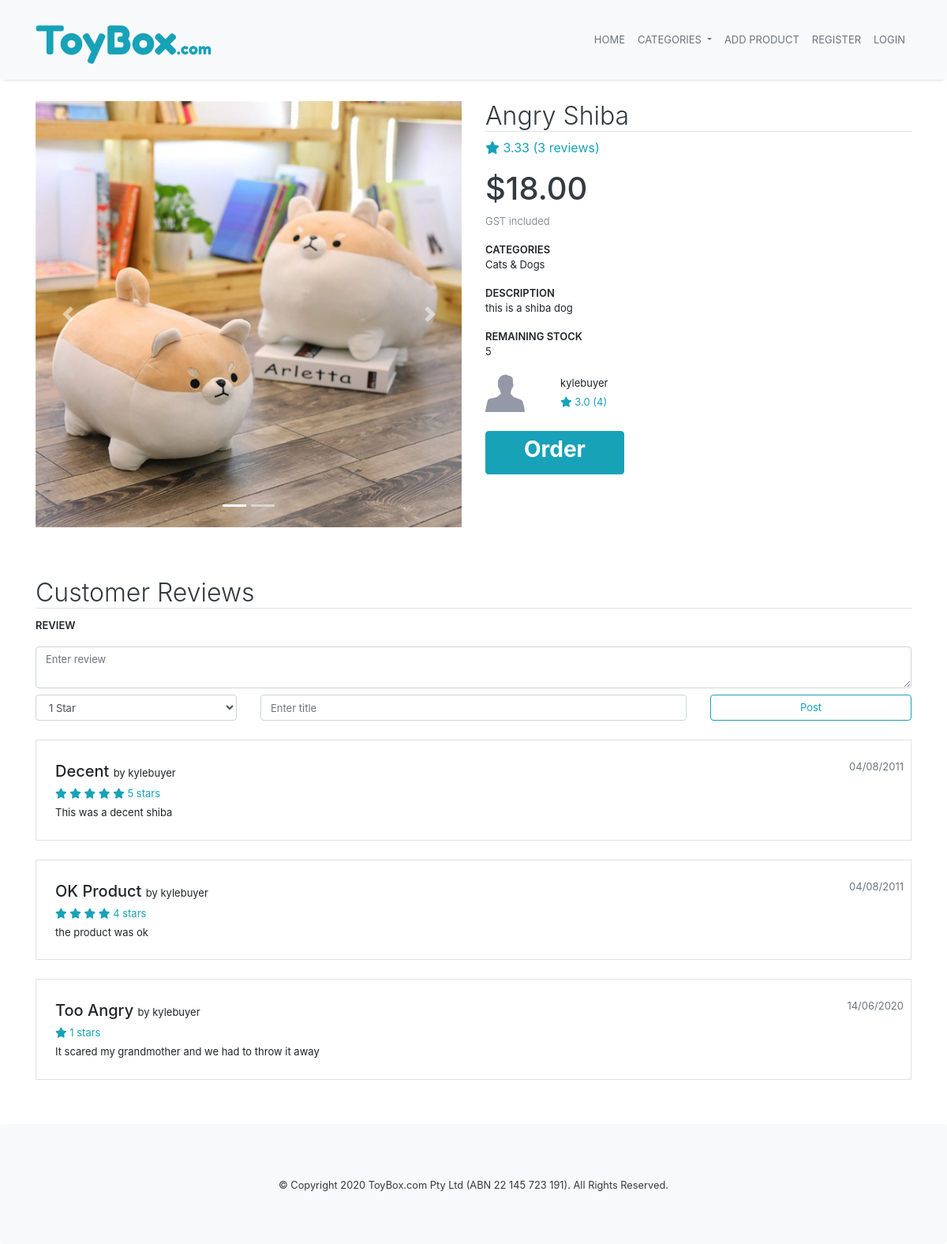
Page /product/1 on the committed database.
### marketplace/models.py (models this page shows, shortened)
class Product(db.Model):
    __tablename__='products'
    id = db.Column(db.Integer, primary_key=True)
    name = db.Column(db.String(100), nullable=False)
    description = db.Column(db.String(500))
    current_stock = db.Column(db.Integer, nullable=False)
    monthly_stock = db.Column(db.Integer, nullable=False)
    price = db.Column(db.Numeric, nullable=False)
    category = db.Column(db.String(50), nullable=False)
    created = db.Column(db.DateTime, default=datetime.now(), nullable=False)
    image_one = db.Column(db.String(400))
    image_two = db.Column(db.String(400))
    image_three = db.Column(db.String(400))
    seller_id = db.Column(db.Integer, db.ForeignKey('users.id'))
    comments = db.relationship('Comment', backref='product') #comments on product

class User(db.Model, UserMixin):
    __tablename__='users'
    id = db.Column(db.Integer, primary_key=True)
    username = db.Column(db.String(30), index=True, unique=True, nullable=False)
    email = db.Column(db.String(100), index=True, unique=True, nullable=False)
    phone = db.Column(db.String(20), nullable=False)
    bank_account = db.Column(db.Integer)
    seller = db.Column(db.Boolean, nullable=False) #determines whether the user is a seller or buyer
    password_hash = db.Column(db.String(255), nullable=False)
    products = db.relationship('Product', backref='user') #products added by user

class Comment(db.Model):
    __tablename__='comments'
    id = db.Column(db.Integer, primary_key=True)
    title = db.Column(db.String(100), nullable=False)
    text = db.Column(db.String(500))
    rating = db.Column(db.Float, nullable=False)
    created = db.Column(db.DateTime, default=datetime.now(), nullable=False)
    user_id = db.Column(db.Integer, db.ForeignKey('users.id'))
    product_id = db.Column(db.Integer, db.ForeignKey('products.id'))

### marketplace/products.py (the view)
@bp.route('/<id>', methods=['GET', 'POST'])
def view(id):
    product = Product.query.filter_by(id=id).first()
    if (not product): #if product doesnt exist then 404
        return render_template('404.html')
    roundedPrice = round(product.price, 2)
    rating = 0
    i = 0
    for comment in product.comments:
        rating += comment.rating
        i += 1
    if i > 0:
        rating = round(rating/i, 2)
    else:
        rating = 'N/A'
    seller = User.query.filter_by(id=product.seller_id).first()
    sellerRating = 0
    j = 0
    for prod in seller.products:
        for com in prod.comments:
            sellerRating += com.rating
            j += 1
    if j > 0:
        sellerRating = round(sellerRating/j, 2)
    else:
        sellerRating = 'N/A'
    comments = db.session.query(Comment, User).filter_by(product_id=id).outerjoin(User, Comment.user_id == User.id).all()
    form = ReviewForm()
    if(form.validate_on_submit()):
        f_text = form.text.data
        f_rating = form.rating.data
        f_title = form.title.data
        new_comment = Comment (
            text = f_text,
            rating = f_rating,
            title = f_title,
            user_id = current_user.id,
            product_id = id
        )
        db.session.add(new_comment)
        db.session.commit()
        return redirect(url_for('product.view', id=id))
    else:
        for field, errors in form.errors.items():
            for error in errors:
                flash(u"%s: %s" % (getattr(form, field).label.text.title(), error), 'error')
    return render_template('product.html', product=product, roundedPrice = roundedPrice, rating=rating, reviewCount=i, seller=seller, sellerRating=sellerRating, sellerReviewCount=j, comments=comments, form=form)

### marketplace/forms.py
class ReviewForm(FlaskForm):
    text = TextAreaField("REVIEW", validators=[Length(min=0, max=500, message="Max length of 500 characters")])
    rating = SelectField("RATING", choices=[('1','1 Star'), ('2','2 Stars'), ('3','3 Stars'), ('4','4 Stars'), ('5','5 Stars')])
    title = StringField("TITLE", validators=[InputRequired(), Length(min=1, max=100, message="Max length of 100 characters")])
    submit = SubmitField("Post")

### marketplace/templates/product.html (shortened to what this page needs)
{% extends 'base.html' %}
{% block content %}
<div class="container">
    <div class="row content-container mb-5">
        <div class="col-md-6">
            <div id="carouselExampleIndicators" class="carousel slide mb-3" data-ride="carousel">
                <ol class="carousel-indicators">
                    <li data-target="#carouselExampleIndicators" data-slide-to="0" class="active"></li>
                    {% if product.image_two %}
                    <li data-target="#carouselExampleIndicators" data-slide-to="1"></li>
                    {% endif %}
                </ol>
                <div class="carousel-inner">
                    <div class="carousel-item active">
                        <img class="d-block w-100" src="..{{ product.image_one }}" alt="First slide">
                    </div>
                </div>
                <a class="carousel-control-prev" href="#carouselExampleIndicators" role="button" data-slide="prev">
                    <span class="carousel-control-prev-icon" aria-hidden="true"></span>
                </a>
                <a class="carousel-control-next" href="#carouselExampleIndicators" role="button" data-slide="next">
                    <span class="carousel-control-next-icon" aria-hidden="true"></span>
                </a>
            </div>
        </div>
        <div class="col-md-6">
            <h2 class="text-dark font-weight-light border-bottom">{{ product.name }}</h2>
            <div class="text-info">
                <i class="fas fa-star"></i> {{ rating }} ({{ reviewCount }} reviews)
            </div>
            <h1 class="text-dark mt-3">${{ roundedPrice }}</h1>
            <div class="small-font form-head text-muted font-weight-light">GST included</div>
            <div class="small-font form-head mt-3">CATEGORIES</div>
            <p class="small-font">{{ product.category }}</p>
            <div class="small-font form-head mt-3">DESCRIPTION</div>
            <p class="small-font">{{ product.description }}</p>
            <div class="small-font form-head mt-3">REMAINING STOCK</div>
            <p class="small-font">{{ product.current_stock }}</p>
            <div class="row mt-2">
                <div class="col-2">
                    <img class="" src="../static/img/genericman.jpg" height="50px" width="50px">
                </div>
                <div class="col">
                    <span class="small-font">{{ seller.username }}<br>
                        <span class="text-info">
                            <i class="fas fa-star"></i> {{ sellerRating }} ({{ sellerReviewCount }})
                        </span>
                    </span>
                </div>
            </div>
            <a class="btn btn-info mt-4 pl-5 pr-5" href="{{ url_for('order.order', id=product.id) }}">
                <h3 class="font-weight-bold">Order</h3>
            </a>
        </div>
    </div>
    <h2 class="text-dark font-weight-light border-bottom">Customer Reviews</h2>
    <form method="POST">
        {{ form.text.label(class_="small-font form-head") }}
        <div class="row">
            <div class="col mt-2">
                <div class="form-group m-0">
                    {{ form.text(class_="form-control small-font", placeholder="Enter review") }}
                </div>
            </div>
        </div>
        <div class="row">
            <div class="col-sm-3 mt-2">
                {{ form.rating(class_="form-control small-font") }}
            </div>
            <div class="col-sm-6 mt-2">
                {{ form.title(class_="form-control small-font", placeholder="Enter title") }}
            </div>
            <div class="col-sm-3 mt-2">
                {{ form.submit(class_="btn btn-outline-info form-control small-font") }}
            </div>
        </div>
    </form>
    {% for comment in comments %}
    <div class="mt-4 mb-2 border p-4">
        <div class="row">
            <div class="col review-head">
                {{ comment[0].title }} <span class="small-font font-weight-normal">by {{ comment[1].username }}</span>
            </div>
            <div class="text-muted small-font">{{ comment[0].created.strftime("%d/%m/%Y") }}</div>
        </div>
        <div class="row">
            <div class="col">
                <span class="small-font">
                    <span class="text-info">
                        {% for i in range(comment[0].rating|int) %}
                            <i class="fas fa-star"></i>
                        {% endfor %}
                        {{ comment[0].rating|int }} stars
                    </span>
                </span>
            </div>
        </div>
        <div class="row mt-1">
            <div class="col small-font">
                {{ comment[0].text }}
            </div>
        </div>
    </div>
    {% endfor %}
</div>
{% endblock %}

### marketplace/static/css/style.css (style rules this page uses)
body { overflow-x: hidden; display: flex; flex-direction: column; min-height: 100%; }
html { min-height: 100%; }
.content-container { margin-top: 128px; }
h1 { font-size: 40px; }
.form-head { font-size: 13px; font-weight: 600; }
.small-font { font-size: 13px!important; }
.review-head { font-size: 20px; font-weight: 500; }

### rows in the picture
Product: image_one (picture), name "Angry Shiba", category "Cats & Dogs", description "this is a shiba dog", current_stock "5"
User: username "kylebuyer"
Comment: title "Decent", username "kylebuyer", created "04/08/2011", rating "5", text "This was a decent shiba"
Comment: title "OK Product", username "kylebuyer", created "04/08/2011", rating "4", text "the product was ok"
Comment: title "Too Angry", username "kylebuyer", created "14/06/2020", rating "1", text "It scared my grandmother and we had to throw it away"

### other values in the picture
{{ rating }} "3.33"
{{ reviewCount }} "3"
{{ roundedPrice }} "18.00"
{{ sellerRating }} "3.0"
{{ sellerReviewCount }} "4"
